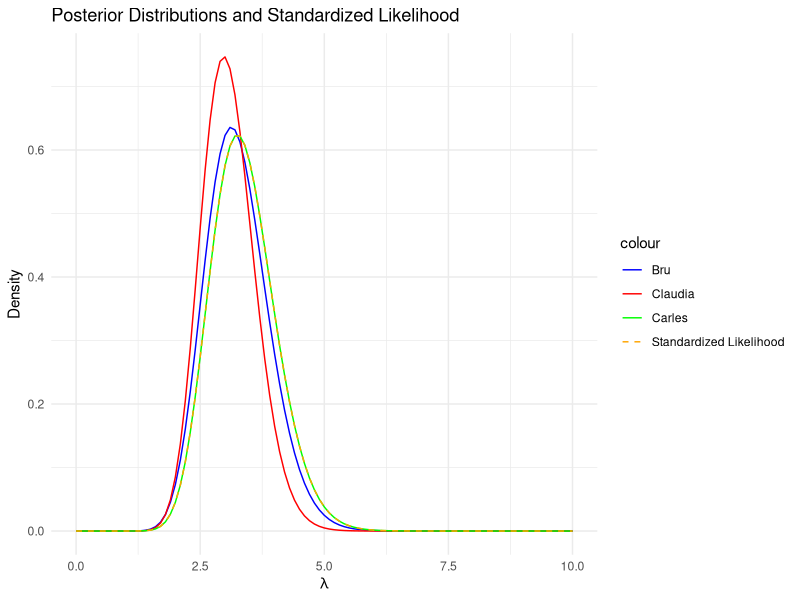

Generate this figure with R:
# Load necessary library
library(ggplot2)

# Define the data and the number of data points
y <- c(3, 2, 0, 8, 2, 4, 6, 1)
n <- length(y)

# Define the prior parameters
prior1 <- c(alpha =  0.01, beta = 0.001)
prior2 <- c(alpha =  6.25, beta = 2.5)
prior3 <- c(alpha =  1, beta = 0)  # Note: This flat prior is improper and won't work with dgamma

# Calculate the posterior parameters for Bru and Claudia
posterior1 <- c(a = prior1[1] + sum(y), b = prior1[2] + n)
posterior2 <- c(a = prior2[1] + sum(y), b = prior2[2] + n)

# Define the standardized likelihood function
sd.like <- function(th) {
  (th^sum(y)*exp(-n*th))/integrate(function(th)(th^sum(y)*exp(-n*th)), lower = 0, upper = 10)$value
}

# For Carles, calculate the unnormalized posterior
# This function defines the unnormalized posterior distribution for 
# Carles based on the likelihood of a Poisson distribution.
carles_posterior_unnormalized <- function(th) {
  th^sum(y) * exp(-n*th)
}

# Normalize Carles' posterior
normalization_constant_carles <- integrate(carles_posterior_unnormalized, lower = 0, upper = 10)$value
carles_posterior <- function(th) {
  carles_posterior_unnormalized(th) / normalization_constant_carles
}

# Define a sequence of x values for plotting
x_vals <- seq(0, 10, 0.1)

# Evaluate the posterior distributions and the standardized likelihood at the x values
bru_posterior_vals <- dgamma(x_vals, shape = posterior1[1], rate = posterior1[2])
claudia_posterior_vals <- dgamma(x_vals, shape = posterior2[1], rate = posterior2[2])
carles_posterior_vals <- sapply(x_vals, carles_posterior)
sd_like_vals <- sapply(x_vals, sd.like)

# Create a data frame for plotting
plot_data <- data.frame(
  x_vals,
  bru_posterior_vals,
  claudia_posterior_vals,
  carles_posterior_vals,
  sd_like_vals
)

# Plot the posterior distributions and the standardized likelihood
ggplot(plot_data, aes(x = x_vals)) +
  geom_line(aes(y = bru_posterior_vals, color = 'Bru')) +
  geom_line(aes(y = claudia_posterior_vals, color = 'Claudia')) +
  geom_line(aes(y = carles_posterior_vals, color = 'Carles')) +
  geom_line(aes(y = sd_like_vals, color = 'Standardized Likelihood'), linetype = "dashed") +
  scale_color_manual(
    values = c('Bru' = 'blue', 'Claudia' = 'red', 'Carles' = 'green', 'Standardized Likelihood' = 'orange'),
    breaks = c('Bru', 'Claudia', 'Carles', 'Standardized Likelihood')
  ) +
  labs(title = "Posterior Distributions and Standardized Likelihood", x = expression(lambda), y = "Density") +
  theme_minimal()

